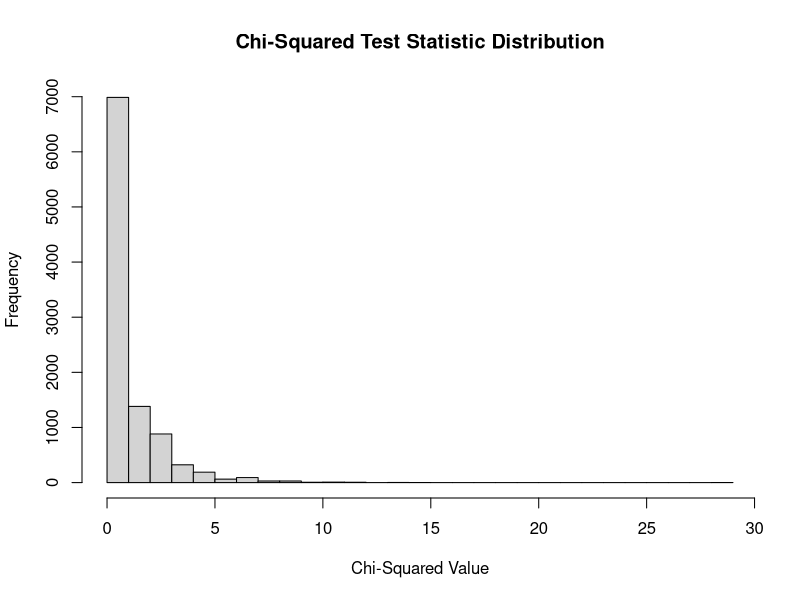

The R script that drew this image:
## ---- chunk 1
rm(list=ls())
#observed 
observed <- c(254, 96)
#expected
expected <- c(263, 87)

#compute chi squared statistic
chi_sq_stat <- sum((observed - expected)^2 / expected)
chi_sq_stat

#compute p value
p_value <- 1 - pchisq(chi_sq_stat, df = 1)
p_value

## ---- chunk 2
n_sim <- 10000
simulated_chi_sq_value <- numeric(n_sim)
df <- 1

#for loop, 350 marbles, 3:1 ratio, using observed and expected values from above
for (i in 1:n_sim) {
  simulated_sample <- sample(c("dominant", "recessive"), size = 350, prob = c(3, 1), replace = TRUE)
  observed <- table(simulated_sample)
  simulated_chi_sq <- sum((observed - expected)^2 / expected)
  simulated_chi_sq_value[i]<- simulated_chi_sq
}

#histogram to view distribution
hist(simulated_chi_sq_value, breaks = 40, main = "Chi-Squared Test Statistic Distribution", xlab = "Chi-Squared Value")

mean_sim <- mean(simulated_chi_sq_value)
mean_sim

## ---- chunk 3
emperical_p_value <- 1 - pchisq(mean_sim, df = 1)
emperical_p_value
## ---- chunk 4
#with a p value greater than 0.05, the observed deviations based on the stimulated data are not statistically significant and could be explained by random sampling fluctuations. We do not reject the null hypothesis that random sampling alone would explain the results.
